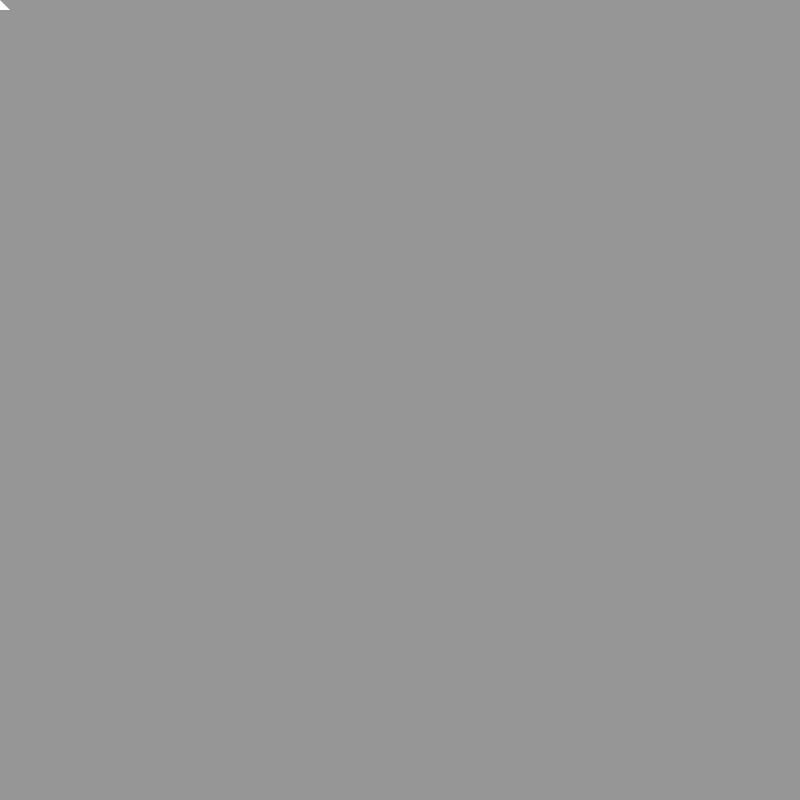
Frame 1 (no input)
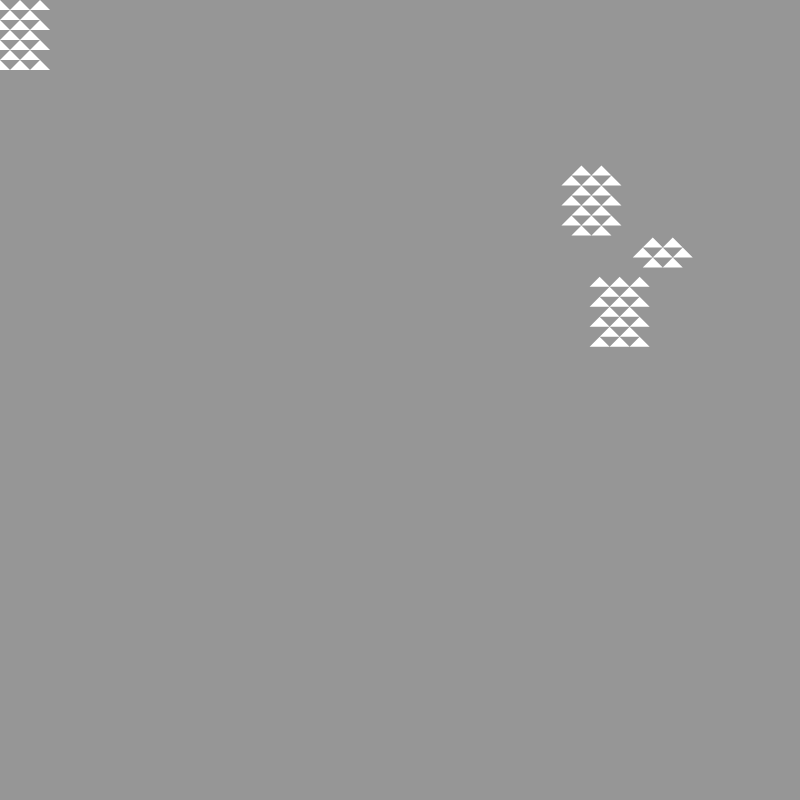
Frame 60 (no input)
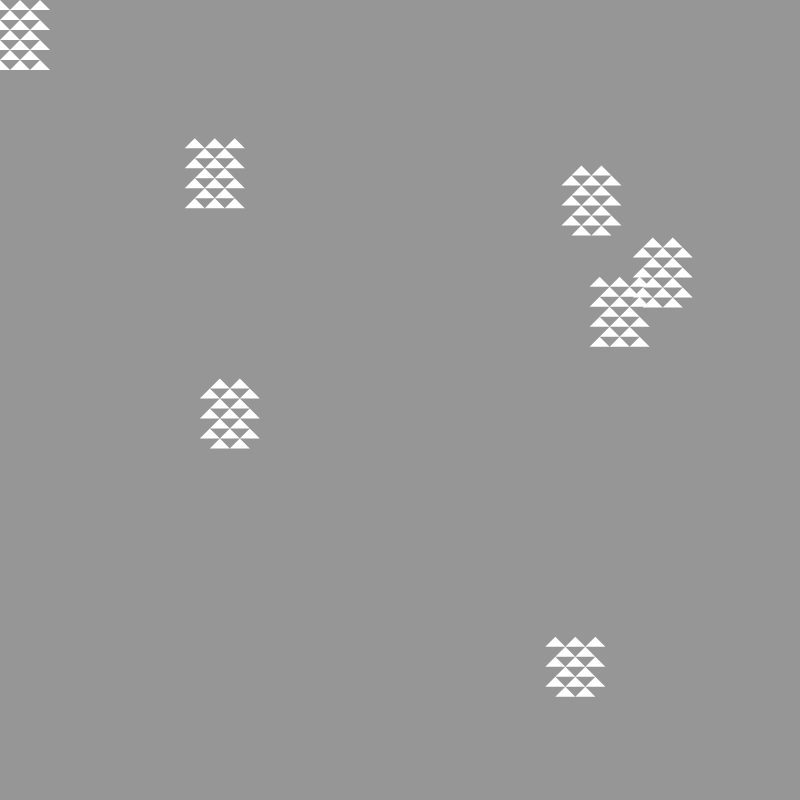
Frame 120 (the mouse pressed at the canvas centre since frame 60)

The p5.js sketch that drew these frames (run headless with seeded random() and noise() and a simulated clock; from frame 60 on, the mouse is pressed at the canvas centre):

// p5.js sketch
// ── sketch.js
var wdt = 800;//width
var hgt = 800;//height
// size of the form
var i = 1;
var rx = 0;
var ry = 0;
var trigger = 0;
var x = 0;
var y = 0;
var tx = 0;
var ty = 0;
var tg = 0;
var c = 0;

function setup() {
    createCanvas(wdt, hgt);
    background(150);
};

function draw() {
    trix = mouseX;
    triy = mouseX;
   // los(trix, triy);
    gen(20);
   // feuil();
   // translate(500, 500);
}

function los(wd, ht) {
    //    translate(random(0, wdt), random(0, hgt));
    if (trigger==1) {rx = random(0, wdt), ry = random(0, hgt);};
    trigger = 0;
    translate(rx, ry);
    fill(i/(wd+ht)/2*255);
    noStroke(255);
    triangle(0, 0, 0, i, i, 0);
    i = i + (wd+ht)/2/800*mouseY/800*40;
    fill(255-i/(wd+ht)/2*255);
    translate(-wd, -ht);
    triangle(wd, ht, wd, ht-i, wd-i, ht);
    print(i);
    if (i>(wd+ht)/2) {i=0, trigger = 1;};
    if (i<0) {i = (wd+ht)/2, trigger = 1;};
}

function gen(n) {
    if (i < n) {
	if (tg==0) {
	    translate(tx, ty);
	    nas(40,60);
	};
	if (tg==1) {
	    tg = 0;
	    i++;
	    print(tx, ty, i);
	    tx = random(0, 800);
	    ty = random(0, 800);
	};
    };
}

function nas(lrg, lng) {
    noStroke();
    translate(x,y);
    triangle(0, 0, -10, 10, 10, 10);
    x = x + 20;
    if (x > lrg) {x = 0;};
    if (x==0) {y = y + 10;
	       if (trigger==0) {x = 10, trigger = 1;}
	       else {trigger = 0;};
	      };
    if (y > lng) {tg = 1; y = 0;};
}

function feuil() {
    if (c < 3) {
	rotate (45);
	fill(0, 200, 0);
	c = c + 1;
	triangle(0, 0, -10, 10, 10, 10);
    };
    if (c > 3) {
	tg = 1;
    };
}

function mat(mx, my) {
}
